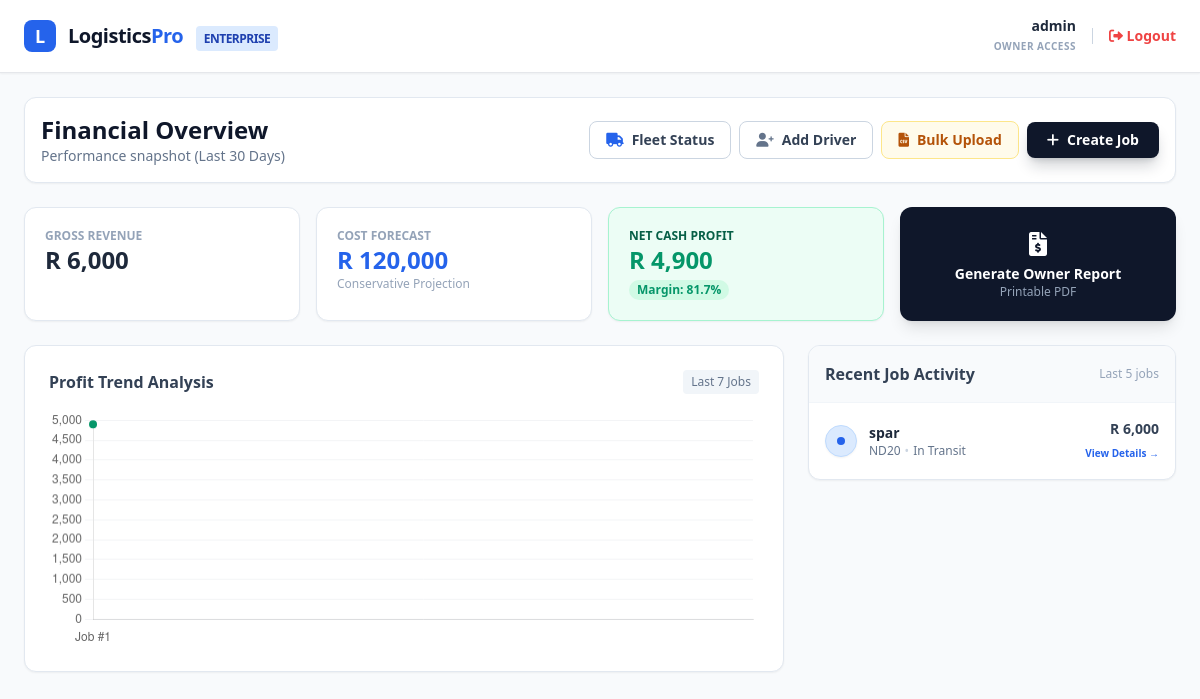
Page /dashboard (signed in) on the earlier database version.
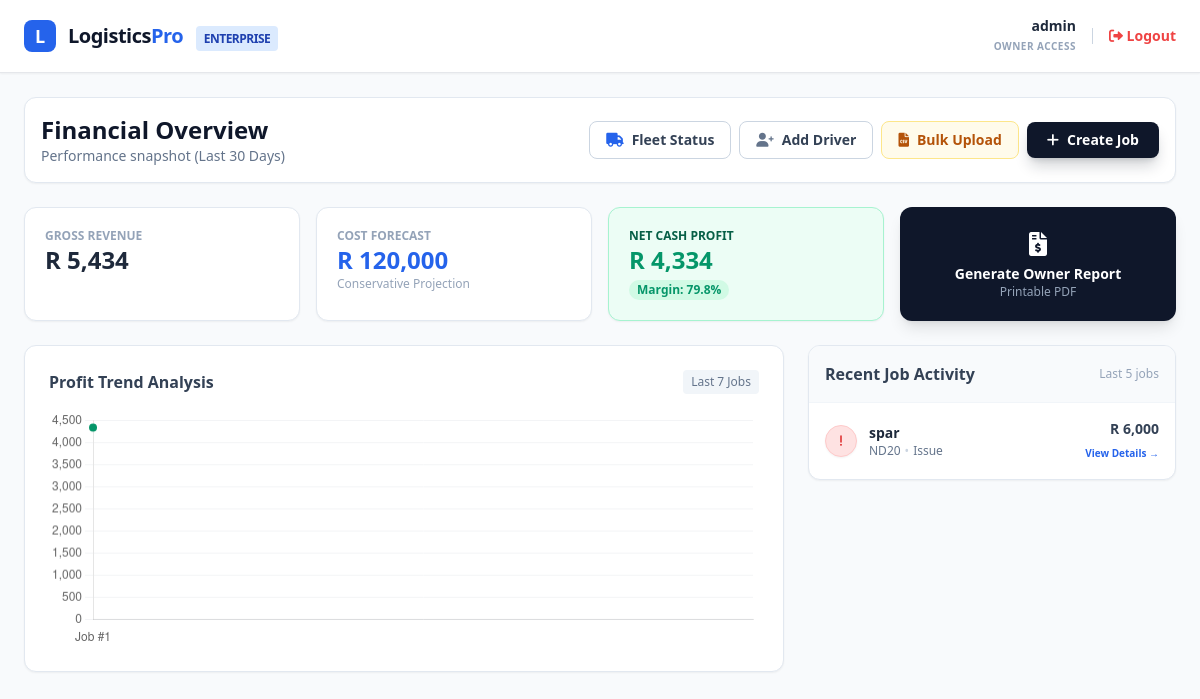
Same page on the later database version.
### app.py (models this page shows, shortened)
class Job(db.Model):
    id = db.Column(db.Integer, primary_key=True)
    client_name = db.Column(db.String(100), nullable=False)
    pickup = db.Column(db.String(200), nullable=False)
    dropoff = db.Column(db.String(200), nullable=False)
    due_date = db.Column(db.String(50), nullable=False)
    revenue = db.Column(db.Float, default=0.0)
    cost_fuel = db.Column(db.Float, default=0.0)
    cost_driver = db.Column(db.Float, default=0.0)
    original_revenue = db.Column(db.Float, default=0.0)
    final_revenue = db.Column(db.Float, default=0.0)
    driver_id = db.Column(db.Integer, db.ForeignKey('user.id'))
    vehicle_id = db.Column(db.Integer, db.ForeignKey('vehicle.id'), nullable=True) # NEW
    delivery_status_detail = db.Column(db.String(50)) # e.g., "Partial Refusal", "Damaged"
    issue_notes = db.Column(db.Text)
    status = db.Column(db.String(50), default='Assigned')
    driver_note = db.Column(db.Text, nullable=True)
    pod_image_url = db.Column(db.String(200), nullable=True)
    created_at = db.Column(db.DateTime, default=datetime.utcnow)
    driver = db.relationship('User', backref='jobs')
    vehicle = db.relationship('Vehicle', backref='jobs')
    current_lat = db.Column(db.Float, nullable=True)
    current_lng = db.Column(db.Float, nullable=True)

class Vehicle(db.Model):
    id = db.Column(db.Integer, primary_key=True)
    reg_number = db.Column(db.String(20), unique=True, nullable=False) # e.g. ND 123-456
    type = db.Column(db.String(50)) # e.g. 8-Ton Truck
    base_fuel_rate = db.Column(db.Float) # Expected Liters/100km
    status = db.Column(db.String(20), default='Active') # Active, Maintenance

### app.py (the view, shortened to what this page needs)
@app.route('/dashboard')
@login_required
def dashboard():
    if current_user.role == 'driver':
        active_jobs = Job.query.filter_by(driver_id=current_user.id).filter(Job.status != 'Delivered').all()
        return render_template('dashboard_driver.html', user=current_user, jobs=active_jobs)
    elif current_user.role in ['owner', 'admin', 'ops']:
        jobs = Job.query.order_by(Job.created_at.desc()).all()
        vehicles = Vehicle.query.all()
        total_rev = sum(j.revenue for j in jobs)
        total_realized_revenue = sum((j.final_revenue if j.final_revenue > 0 else j.revenue) for j in jobs)
        total_cost = sum(j.cost_fuel + j.cost_driver for j in jobs)
        total_profit = total_realized_revenue - total_cost
        avg_job_value = total_rev / len(jobs) if len(jobs) > 0 else 0
        forecast_next_month = avg_job_value * 20
        total_jobs_count = len(jobs)
        late_jobs = len([j for j in jobs if j.status == 'Issue'])
        on_time_rate = round(((total_jobs_count - late_jobs) / total_jobs_count * 100), 1) if total_jobs_count > 0 else 100
        health_alerts = []
        for v in vehicles:
            v_jobs = [j for j in jobs if j.vehicle_id == v.id]
            v_rev = sum(j.revenue for j in v_jobs)
            v_fuel = sum(j.cost_fuel for j in v_jobs)
            if v_rev > 0 and (v_fuel / v_rev) > 0.40:
                health_alerts.append(f"Vehicle {v.reg_number}: High fuel usage ({int((v_fuel/v_rev)*100)}%)")
        if current_user.role == 'owner':
            stats = {
                'revenue': f"R {total_realized_revenue:,.0f}",
                'profit': f"R {total_profit:,.0f}",
                'margin': f"{(total_profit/total_realized_revenue*100):.1f}%" if total_realized_revenue > 0 else "0%",
                'forecast': f"R {forecast_next_month:,.0f}",
                'alerts': health_alerts
            }
        chart_labels = [f"Job #{j.id}" for j in jobs[:7]][::-1]
        chart_data = [(j.final_revenue if j.final_revenue > 0 else j.revenue) - (j.cost_fuel + j.cost_driver) for j in jobs[:7]][::-1]
        return render_template('dashboard_admin.html',
                               user=current_user,
                               jobs=jobs,
                               stats=stats,
                               chart_labels=chart_labels,
                               chart_data=chart_data,
                               vehicles=vehicles)
    return redirect(url_for('login'))

### app.py (called while the page is built)
@login_manager.user_loader
def load_user(user_id):
    return User.query.get(int(user_id))

### templates/dashboard_admin.html (shortened to what the changed rows need)
<!DOCTYPE html>
<html lang="en">
<head>
    <script src="https://cdn.tailwindcss.com"></script>
    <link rel="stylesheet" href="https://cdnjs.cloudflare.com/ajax/libs/font-awesome/6.0.0/css/all.min.css">
</head>
<body class="bg-slate-50 font-sans text-slate-900 pb-20">
    <div class="max-w-7xl mx-auto p-6 space-y-6">
        <div class="flex flex-col md:flex-row justify-between items-start md:items-center gap-4 bg-white p-4 rounded-xl border border-slate-200 shadow-sm">
            <div>
                {% if current_user.role == 'owner' %}
                    <h1 class="text-2xl font-black text-slate-900">Financial Overview</h1>
                {% else %}
                    <h1 class="text-2xl font-black text-slate-900">Operations Hub</h1>
                    <p class="text-slate-500 text-sm">Fleet and Job Management</p>
                {% endif %}
            </div>
        </div>
        {% if current_user.role == 'owner' %}
        <div class="grid grid-cols-1 md:grid-cols-4 gap-4">
            <div class="bg-white p-5 rounded-xl border border-slate-200 shadow-sm">
                <div class="text-xs font-bold text-slate-400 uppercase">Gross Revenue</div>
                <div class="text-2xl font-black text-slate-800">{{ stats.revenue }}</div>
            </div>
            <div class="bg-white p-5 rounded-xl border border-slate-200 shadow-sm">
                <div class="text-xs font-bold text-slate-400 uppercase">Cost Forecast</div>
                <div class="text-2xl font-black text-blue-600">{{ stats.forecast }}</div>
                <div class="text-xs text-slate-400">Conservative Projection</div>
            </div>
            <div class="bg-emerald-50 p-5 rounded-xl border border-emerald-200 shadow-sm">
                <div class="text-xs font-bold text-emerald-800 uppercase">Net Cash Profit</div>
                <div class="text-2xl font-black text-emerald-600">{{ stats.profit }}</div>
                <div class="text-xs text-emerald-600 font-bold bg-emerald-100 px-2 py-0.5 rounded-full inline-block mt-1">Margin: {{ stats.margin }}</div>
            </div>
            <div class="bg-slate-900 p-5 rounded-xl shadow-lg flex flex-col justify-center items-center text-center group cursor-pointer hover:bg-slate-800 transition text-white" onclick="window.open('/owner_report', '_blank')">
                <div class="text-2xl mb-1 group-hover:scale-110 transition"><i class="fas fa-file-invoice-dollar"></i></div>
                <div class="font-bold text-sm">Generate Owner Report</div>
                <div class="text-slate-400 text-xs">Printable PDF</div>
            </div>
        </div>
        {% endif %}
        <div class="grid grid-cols-1 lg:grid-cols-3 gap-6">
            {% if current_user.role == 'owner' %}
            <div class="lg:col-span-2 bg-white p-6 rounded-xl border border-slate-200 shadow-sm">
                <div class="flex justify-between items-center mb-4">
                    <h3 class="font-bold text-slate-700">Profit Trend Analysis</h3>
                    <span class="text-xs bg-slate-100 text-slate-500 px-2 py-1 rounded">Last 7 Jobs</span>
                </div>
                <canvas id="profitChart" height="100"></canvas>
            </div>
            {% endif %}
            <div class="{{ 'lg:col-span-1' if current_user.role == 'owner' else 'lg:col-span-3' }} bg-white rounded-xl border border-slate-200 shadow-sm overflow-hidden h-fit">
                <div class="divide-y divide-slate-100">
                    {% for job in jobs[:5] %}
                    <div class="p-4 hover:bg-blue-50 transition cursor-pointer group" onclick="window.location='/job_details/{{ job.id }}'">
                        <div class="flex justify-between items-center">
                            <div class="flex items-center gap-3">
                                {% if job.status == 'Delivered' %}
                                    <div class="h-8 w-8 rounded-full bg-emerald-100 flex items-center justify-center text-emerald-600 border border-emerald-200 shadow-sm">
                                        <i class="fas fa-check text-xs"></i>
                                    </div>
                                {% elif job.status == 'Issue' %}
                                    <div class="h-8 w-8 rounded-full bg-red-100 flex items-center justify-center text-red-600 border border-red-200 shadow-sm">
                                        <i class="fas fa-exclamation text-xs"></i>
                                    </div>
                                {% else %}
                                    <div class="h-8 w-8 rounded-full bg-blue-100 flex items-center justify-center text-blue-600 border border-blue-200 shadow-sm">
                                        <div class="h-2 w-2 rounded-full bg-blue-600 animate-pulse"></div>
                                    </div>
                                {% endif %}
                                <div>
                                    <div class="font-bold text-sm text-slate-800 group-hover:text-blue-700 transition">{{ job.client_name }}</div>
                                    <div class="text-xs text-slate-500 flex items-center gap-1">
                                        <span class="font-medium">{{ job.vehicle.reg_number if job.vehicle else 'Unassigned' }}</span>
                                        <span class="text-slate-300">•</span>
                                        <span class="{{ 'text-emerald-600' if job.status == 'Delivered' else 'text-slate-500' }}">{{ job.status }}</span>
                                    </div>
                                </div>
                            </div>
                            <div class="text-right">
                                {% if current_user.role == 'owner' %}
                                    <div class="font-bold text-sm text-slate-700">R {{ "{:,.0f}".format(job.revenue) }}</div>
                                {% else %}
                                    <div class="font-bold text-sm text-slate-400">ID: #{{ job.id }}</div>
                                {% endif %}
                                <span class="text-[10px] text-blue-600 font-bold group-hover:underline">View Details →</span>
                            </div>
                        </div>
                    </div>
                    {% endfor %}
                </div>
            </div>
        </div>
    </div>
    {% if current_user.role == 'owner' %}
    <script>
        const ctx = document.getElementById('profitChart');
        if (ctx) {
            new Chart(ctx, {
                type: 'line',
                data: {
                    labels: {{ chart_labels | tojson }},
                    datasets: [{
                        label: 'Net Profit (R)',
                        data: {{ chart_data | tojson }},
                        borderColor: '#059669',
                        backgroundColor: 'rgba(16, 185, 129, 0.1)',
                        borderWidth: 2,
                        fill: true,
                        tension: 0.4,
                        pointBackgroundColor: '#059669'
                    }]
                },
                options: {
                    plugins: { legend: { display: false } },
                    scales: {
                        y: { beginAtZero: true, grid: { color: '#f3f4f6' } },
                        x: { grid: { display: false } }
                    }
                }
            });
        }
    </script>
    {% endif %}
</body>
</html>

Differences in the rows shown:
changed Job "spar": status "In Transit" → "Issue"
Other differences:
{{ stats.revenue }}: "R 6,000" → "R 5,434"
{{ stats.profit }}: "R 4,900" → "R 4,334"
{{ stats.margin }}: "81.7%" → "79.8%"
chart data {{ chart_data | tojson }}: [4900.0] → [4334.0]
